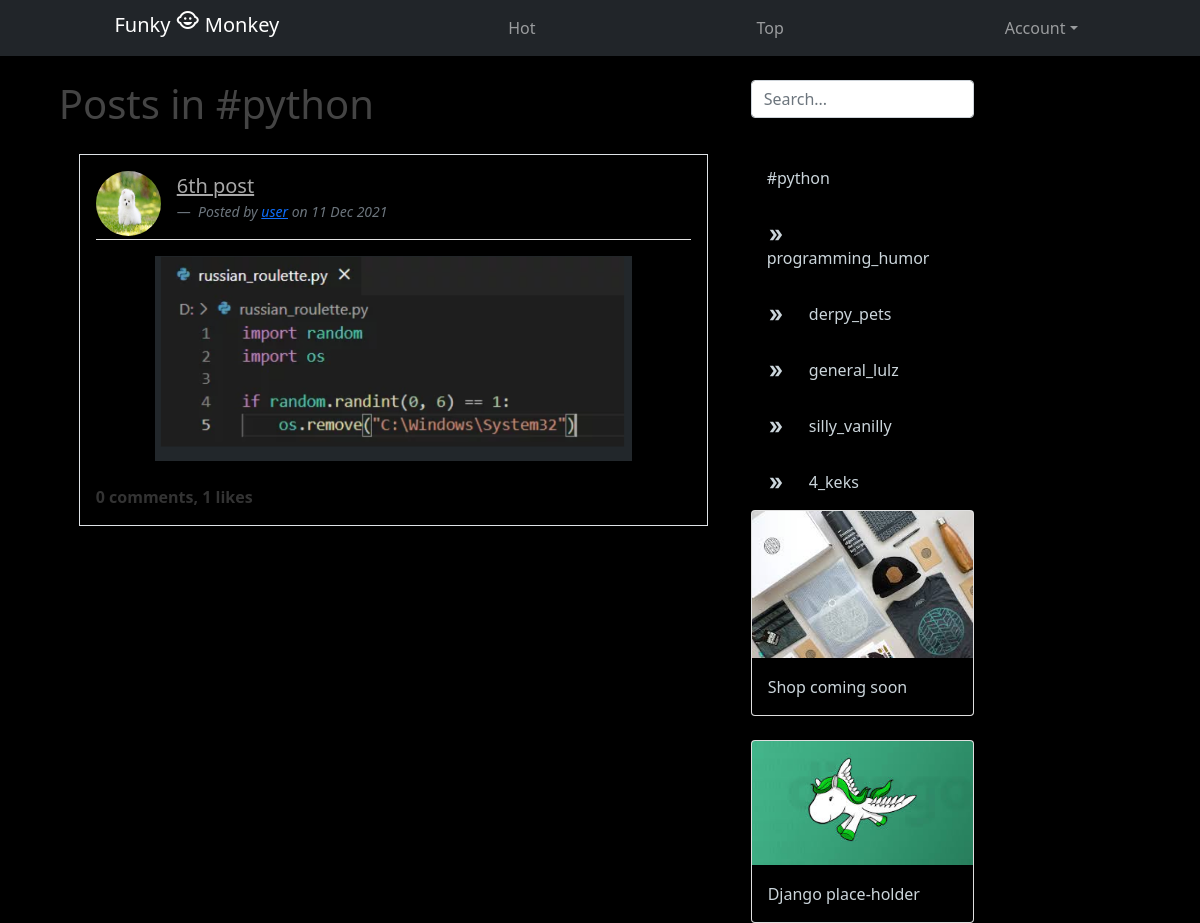
Page /gags/tag/#python/ on the committed database.
### gags/models.py (models this page shows, shortened)
class Post(models.Model):
    title = models.CharField(max_length=100)
    content = models.TextField(blank=True)
    image = models.ImageField(upload_to='media/image_posts', default='', blank=True)
    date_posted = models.DateTimeField(default=timezone.now)
    author = models.ForeignKey(User, on_delete=models.CASCADE)
    category = models.ForeignKey(Category, on_delete=models.CASCADE, default='uncategorized')
    tag = models.CharField(max_length=100, default='#untagged', blank=True)
    def total_upvotes(self):
        return Post.objects.filter(pk=self.id).aggregate(Sum('votes__upvote'))

class Category(models.Model):
    name = models.CharField(max_length=255, default='')
    def __str__(self):
        return self.name

### users/models.py (models this page shows, shortened)
class Profile(models.Model):
    user = models.OneToOneField(User, on_delete=models.CASCADE)
    image = models.ImageField(default='default.jpg', upload_to='profile_pics')

### gags/views.py (the view)
# urls.py: path('tag/<str:tag>/', TagPostListView.as_view(), name='tag-posts'),
class TagPostListView(ListView):
    model = Post
    template_name = 'gags/tag_posts.html'
    context_object_name = 'posts'
    paginate_by = 3
    def get_queryset(self):
        tag = self.kwargs.get('tag')
        return Post.objects.filter(tag=tag)

### gags/context_processors.py (called while the page is built)
def add_variable_to_context(request):
    categories = Category.objects.all()
    context = {'category_list': categories}
    return context

### gags/templates/gags/tag_posts.html (shortened to what this page needs)
{% extends "gags/base.html" %}
{% block content %}
<h1 class="mb-3">Posts in {{ view.kwargs.tag }}</h1>
{% for post in posts %}
<article class="media content-section">
    <div class="media border p-3">
        <div class="article-metadata">
            <img style="float:left" class="rounded-circle article-img" src="{{post.author.profile.image.url}}" alt="Profile Image">
            <figure class="text-justify">
                <blockquote class="blockquote">
                    <a class="article-title" href="{% url 'post-detail' post.id %}">{{ post.title }}</a>
                </blockquote>
                <figcaption class="blockquote-footer">
                    <cite title="Source Title"> Posted by <a class="mr-2" href="{% url 'user-posts' post.author.username %}">{{ post.author }}</a> on {{ post.date_posted|date:"d M Y" }}</cite>
                </figcaption>
            </figure>
        </div>
        {% if post.image.url is not null %}
        <img src="{{ post.image.url }}" alt="{{ post.title }}" />
        {% endif %}
        <br>
        <strong class="mr-2" href="{% url 'post-detail' post.id %}">{{ post.comments.count }} comments, {{ post.total_upvotes.votes__upvote__sum|default:'0' }} likes</strong>
    </div>
</article>
{% endfor %}
{% endblock %}

### gags/templates/gags/sidebar.html
<div>
    <div class="search-container">
        <form action="/search/" method="GET">
            <div class="col-md-13">
                <input class="form-control" type="text" name="q"  placeholder="Search..." aria-label="Search" title="Search for a post">
            </div>
            <button type="submit" class="search-container button"><span class="material-icons">search</span></button>
        </form>
    </div>
    <br>
    <div class="tag">
        {% for post in posts|dictsort:'tag' %}
        {% ifchanged %}
        <a class="tag bg" type="button" class="btn btn-sm" href="{% url 'tag-posts' post.tag %}">{{ post.tag }}</a>
        {% endifchanged %}
        {% endfor %}
    </div>
    <div class="cat bg">
        {% for category in category_list %}
        <a class="" href="{% url 'category-view' category.id %}" title="Select category"> <span class="material-icons inline pdr ">double_arrow</span> {{ category }}</a>
        {% endfor %}
    </div>
    <div class="card">
        <img class="card-img-top" src="/media/merchandise.jpg" alt="merch">
        <a class="card-footer bg" href="#" title="Enter Store">Shop coming soon</a>
    </div>
    <br>
    <div class="card">
        <img class="card-img-top" src="/media/django.jpg" alt="Django">
        <a class="card-footer bg" href="#">Django place-holder</a>
    </div>
</div>

### gags/static/gags/main.css (style rules this page uses)
body { background: #fafafa; color: #333333; margin-top: 5rem; }
h1, h2, h3, h4, h5, h6 { color: #444444; }
.content-section { background: black; padding: 10px 20px; border-radius: 5px; margin-bottom: 20px; width: 100%; }
.article-title { color: #a8a8a8; }
.article-img { height: 65px; width: 65px; margin-right: 16px; }
.article-metadata { color: #a8a8a8; padding-bottom: 1px; margin-bottom: 4px; border-bottom: 1px solid #e3e3e3 }
.bg { background-color: black; }
.inline { display: inline-flex; vertical-align: middle; font-size: 18px !important; }
.pdr { padding-right: 20px; }
img { width: 80%; max-width: 640px; display: block; margin-left: auto; margin-right: auto; }

### gags/static/gags/style.css (style rules this page uses)
.sidebar a { display: block; color: #cbd5db; padding: 16px; text-decoration: none; }
.search-container { float: left; width: 100%; }
.search-container button { float: right; background: black; font-size: 15px; cursor: pointer; border: none; border-radius: 30px; }
.tag { float: left; width: 100%; text-align: left; }
.cat { float: left; width: 100%; }

### rows in the picture
Post: kwargs.tag "#python", author.profile.image (picture), title "6th post", author "user", date_posted "11 Dec 2021", image (picture), comments.count "0", total_upvotes.votes__upvote__sum "1", tag "#python"
Category: name "programming_humor"
Category: name "derpy_pets"
Category: name "general_lulz"
Category: name "silly_vanilly"
Category: name "4_keks"
